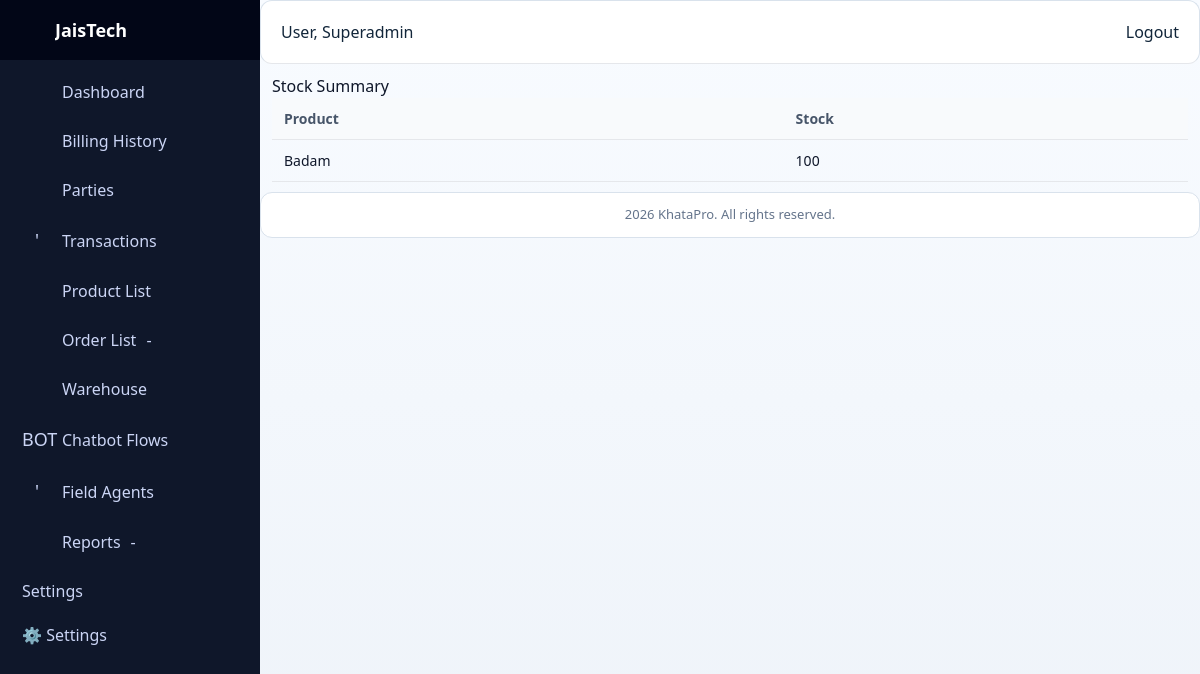
Screenshot of /reports/stock-summary/ (signed in) with the database file from the repository.
### accounts/models.py (models this page shows, shortened)
class User(AbstractUser):
    username = models.CharField(max_length=150, blank=True, null=True)
    mobile = models.CharField(max_length=15, unique=True, blank=True, null=True)
    email = models.EmailField(unique=True)
    email_verified = models.BooleanField(default=False)
    mobile_verified = models.BooleanField(default=False)
    is_social_login = models.BooleanField(default=False)
    is_otp_verified = models.BooleanField(default=False)
    groups = models.ManyToManyField(
        Group,
        related_name="custom_user_set",
        blank=True,
        help_text="Groups this user belongs to.",
        verbose_name="groups",
    )
    user_permissions = models.ManyToManyField(
        Permission,
        related_name="custom_user_permissions_set",
        blank=True,
        help_text="Specific permissions for this user.",
        verbose_name="user permissions",
    )
    USERNAME_FIELD = "email"  # login by email
    REQUIRED_FIELDS = ["username", "mobile"]

### commerce/models.py (models this page shows, shortened)
class Product(models.Model):
    name = models.CharField(max_length=100)
    category = models.ForeignKey(
        Category, on_delete=models.SET_NULL, related_name="products", null=True, blank=True
    )
    price = models.DecimalField(max_digits=10, decimal_places=2)
    stock = models.PositiveIntegerField(default=0)
    sku = models.CharField(max_length=50, unique=True)
    description = models.TextField(blank=True, null=True)
    unit = models.CharField(max_length=50, default="pcs")
    hsn_code = models.CharField(max_length=20, blank=True, null=True)
    gst_rate = models.DecimalField(max_digits=5, decimal_places=2, default=0.0)
    owner = models.ForeignKey(
        settings.AUTH_USER_MODEL,
        on_delete=models.CASCADE,
        related_name="user_products",
        null=True,
        blank=True,
    )

### reports/views.py (the view)
# urls.py: path('stock-summary/', views.stock_summary, name='stock_summary'),
def stock_summary(request):
    products = Product.objects.annotate(
        total_in=Sum(
            Case(
                When(stockentry__entry_type='IN', then=F('stockentry__quantity')),
                default=Value(0),
                output_field=DecimalField(max_digits=10, decimal_places=2)
            )
        ),
        total_out=Sum(
            Case(
                When(stockentry__entry_type='OUT', then=F('stockentry__quantity')),
                default=Value(0),
                output_field=DecimalField(max_digits=10, decimal_places=2)
            )
        ),
        net_stock=F('total_in') - F('total_out')
    )
    return render(request, 'reports/stock_summary.html', {
        'products': products
    })

### billing/services.py (called while the page is built, shortened)
def user_has_feature(user, feature_key):
    if user.is_superuser:
        return True

### billing/templatetags/feature_tags.py (called while the page is built)
@register.simple_tag(takes_context=True)
def feature_allowed(context, feature_key):
    user = context.get("request").user
    if not user or not user.is_authenticated:
        return False
    return user_has_feature(user, feature_key)

### system_mode/context_processors.py (called while the page is built)
def system_mode_context(request):
    context = getattr(request, "system_mode_context", None)
    if context is None:
        context = build_request_mode_context(request)
    return {
        "system_mode": context,
        "system_mode_name": context.get("current_mode", "DESKTOP"),
        "system_mode_locked": bool(context.get("is_locked", False)),
        "resolved_system_mode": context.get("resolved_mode", "DESKTOP"),
        "resolved_system_mode_css": context.get("resolved_mode_css", "desktop"),
        "system_route_profile": context.get("route_profile", {}),
    }

### system_mode/models.py (called while the page is built)
    @classmethod
    def get_solo(cls, for_update=False):
        qs = cls.objects
        if for_update:
            qs = qs.select_for_update()
        instance = qs.filter(pk=1).first()
        if instance:
            return instance
        with transaction.atomic():
            locked = cls.objects.select_for_update().filter(pk=1).first()
            if locked:
                return locked
            return cls.objects.create(pk=1, current_mode=cls.Mode.DESKTOP)

### system_mode/services.py (called while the page is built)
def serialize_system_mode(mode_obj: SystemMode) -> dict[str, Any]:
    return {
        "current_mode": mode_obj.current_mode,
        "is_locked": bool(mode_obj.is_locked),
        "updated_by_id": mode_obj.updated_by_id,
        "updated_at": mode_obj.updated_at.isoformat() if mode_obj.updated_at else None,
    }

def get_system_mode_state(force_refresh: bool = False) -> dict[str, Any]:
    if not force_refresh:
        cached = cache.get(CACHE_KEY)
        if cached:
            return cached
    try:
        mode_obj = SystemMode.get_solo()
        payload = serialize_system_mode(mode_obj)
    except OperationalError:
        payload = {
            "current_mode": SystemMode.Mode.DESKTOP,
            "is_locked": False,
            "updated_by_id": None,
            "updated_at": None,
        }
    cache.set(CACHE_KEY, payload, CACHE_TTL_SECONDS)
    return payload

### templates/reports/stock_summary.html (shortened to what this page needs)
{% extends 'base.html' %}
{% block content %}
<h2>Stock Summary</h2>
<table>
    <tr>
        <th>Product</th>
        <th>Stock</th>
    </tr>
    {% for p in products %}
    <tr>
        <td>{{ p.name }}</td>
        <td>{{ p.stock|default:"0" }}</td>
    </tr>
    {% endfor %}
</table>
{% endblock %}

### templates/core/base_ui.html (shortened to what this page needs)
{% load static %}
<!DOCTYPE html>
<html lang="en">
<head>
    <link href="https://cdn.jsdelivr.net/npm/bootstrap-icons/font/bootstrap-icons.css" rel="stylesheet">
    <link href="https://cdn.jsdelivr.net/npm/tailwindcss@2.2.19/dist/tailwind.min.css" rel="stylesheet">
    <link rel="stylesheet" href="{% static 'css/dashboard.css' %}">
    <link rel="stylesheet" href="{% static 'css/sidebar.css' %}">
    <link rel="stylesheet" href="{% static 'css/unified-theme.css' %}">
    <link rel="stylesheet" href="{% static 'css/master_ui_system.css' %}">
    <link rel="stylesheet" href="{% static 'css/pc_add_mode.css' %}">
</head>
{% with resolved_system_mode_css|default:'desktop' as mode_css %}
<body class="{{ ui.theme_mode|default:'light' }}{% if hide_sidebar %} no-sidebar{% endif %} {% if mode_css == 'pos' %}mode-pos{% elif mode_css == 'tablet' %}mode-tablet{% elif mode_css == 'mobile' %}mode-mobile{% else %}mode-pc{% endif %}"
      data-system-mode="{{ resolved_system_mode|default:system_mode_name|default:'DESKTOP' }}"
      data-system-mode-locked="{{ system_mode_locked|default:'0' }}">
{% endwith %}
<div class="layout">
    {% if not hide_sidebar %}
        {% include "core/sidebar.html" %}
    {% endif %}
    <div class="main-content">
        <nav class="topbar">
            <span>User, {{ request.user.username }}</span>
            {% if request.user.is_authenticated %}
                <a class="btn-logout" href="{% url 'accounts:logout' %}">
                    Logout
                </a>
            {% endif %}
        </nav>
        <main class="page-content">
            {% block content %}{% endblock %}
        </main>
        <footer class="footer">
             {% now "Y" %} KhataPro. All rights reserved.
        </footer>
    </div>
</div>
</body>
</html>

### static/css/dashboard.css (style rules this page uses)
* { box-sizing: border-box; }
html, body { margin: 0; padding: 0; height: 100%; font-family: system-ui, -apple-system, Segoe UI, Roboto, Arial, sans-serif; background: #f4f6fb; overflow-x: hidden; }
.main-content { margin-left: 240px; width: 100%; min-height: 100vh; transition: margin-left 0.3s ease; background: #f5f7fb; }
.layout { display: flex; }
.main-content > nav { height: 64px; background: #ffffff; border-bottom: 1px solid #e5e7eb; padding: 0 20px; display: flex; align-items: center; justify-content: space-between; }
table { width: 100%; border-collapse: collapse; font-size: 14px; }
th, td { padding: 10px 12px; border-bottom: 1px solid #e5e7eb; text-align: left; }
th { color: #475569; font-weight: 600; background: #f8fafc; }
footer { margin-top: auto; padding: 12px; text-align: center; font-size: 13px; color: #64748b; background: #ffffff; border-top: 1px solid #e5e7eb; }

### static/css/sidebar.css (style rules this page uses)
.main-content { margin-left: 260px; transition: margin-left 0.3s ease; }

### static/css/unified-theme.css (style rules this page uses)
:root { --uc-bg: #f4f7fb; --uc-surface: #ffffff; --uc-border: #d9e2ec; --uc-text: #12263a; --uc-muted: #5f6c7b; --uc-brand: #0b6bcb; --uc-brand-2: #0f9d7a; --uc-danger: #c03b3b; --uc-warning: #b7791f; }
body { background: var(--uc-bg); color: var(--uc-text); }
.main-content { background: linear-gradient(180deg, #f8fbff, #eef3f9); }
.topbar, .footer { background: var(--uc-surface); border: 1px solid var(--uc-border); border-radius: 12px; }

### static/css/master_ui_system.css (style rules this page uses)
:root { --ui-primary: #123a8f; --ui-primary-dark: #0f2f73; --ui-secondary: #f58b1f; --ui-secondary-dark: #d97108; --ui-danger: #c03b3b; --ui-outline: #64748b; --ui-surface: #ffffff; --ui-surface-soft: #f4f7fc; --ui-border: #d8e0ee; --ui-text: #0f172a; --ui-muted: #475569; --ui-radius: 6px; --ui-shadow: 0 10px 26px rgba(15, 23, 42, 0.08); }
.page-content { color: var(--ui-text); padding: 10px 12px; }

### rows the page displays
User: user.username "Superadmin"
Product: name "Badam", stock "100"

### other values shown
{{ company.company_name|default:"JaisTech" }} "JaisTech"
